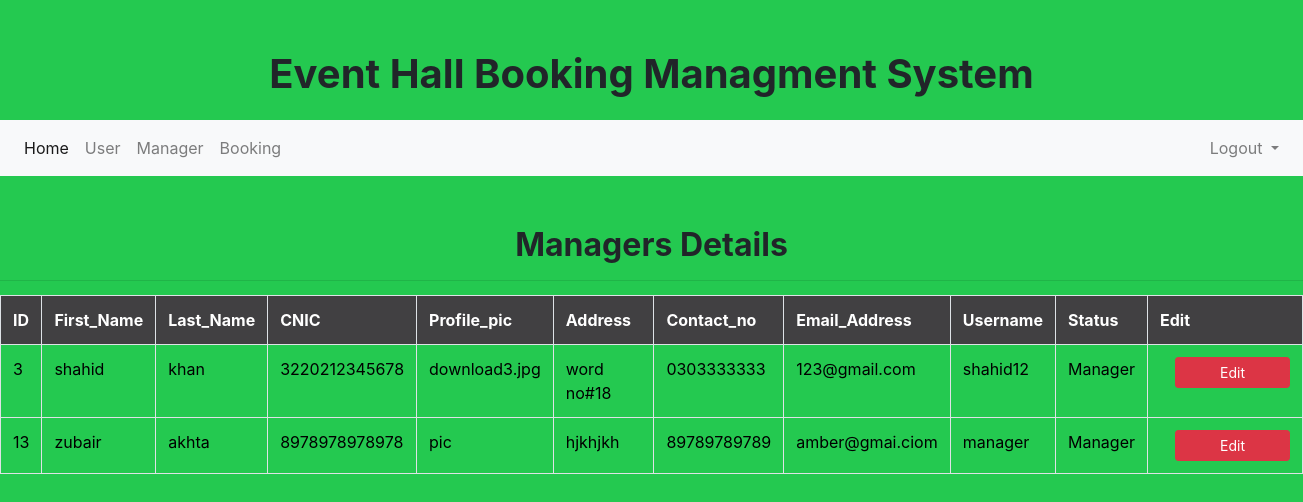
Page /admin/reg_manager.php (signed in) on the committed database.
### tables this page shows
CREATE TABLE `register_tbl` (
  `ID` int(11) NOT NULL,
  `F_name` varchar(255) NOT NULL,
  `L_name` varchar(255) NOT NULL,
  `Cnic` varchar(255) NOT NULL,
  `Profile_pic` varchar(255) NOT NULL,
  `Address` varchar(255) NOT NULL,
  `Contact_no` varchar(255) NOT NULL,
  `Email_address` varchar(255) NOT NULL,
  `Username` varchar(255) NOT NULL,
  `Password` varchar(255) NOT NULL,
  `Status` varchar(255) NOT NULL
);

### admin/reg_manager.php (the view, shortened to what this page needs)
<?php
if (empty($_SESSION['uID'])) {
  echo '<script language="javascript">';
  echo 'alert("Please login to continue")';
  echo '</script>';
  echo "<script>location.replace('../login.php')</script>";
}else{
include ('adminHeader.php');
?>
<!DOCTYPE html>
<html>
<body>
  <div class="main_container">
   <h2 class="heading">Managers Details</h2>
   <hr>
    <div class="standardTable" style="margin-top:-50px; ">
      <table class="table table-bordered ">
            <tr>
                <th scope="col">ID</th>
                <th scope="col">First_Name</th>
                <th scope="col">Last_Name</th>
                <th scope="col">CNIC</th>
                <th scope="col">Profile_pic</th>
                <th scope="col">Address</th>
                <th scope="col">Contact_no</th>
                <th scope="col">Email_Address</th>
                <th scope="col">Username</th>
                <th scope="col">Status</th>
                <th scope="col">Edit</th>
            </tr>
        <?php
          $status = "User";
          $qry = "SELECT * FROM register_tbl WHERE Status != '$status' AND  Status != 'Admin'";
          $run = mysqli_query($conn,$qry);
          while ($row = mysqli_fetch_array($run))
          {
        ?>
            <tr>
                <td><?php echo $row ['ID']; ?></td>
                <td><?php echo $row ['F_name']; ?></td>
                <td><?php echo $row ['L_name']; ?></td>
                <td><?php echo $row ['Cnic']; ?></td>
                <td><?php echo $row ['Profile_pic']; ?></td>
                <td><?php echo $row ['Address']; ?></td>
                <td><?php echo $row ['Contact_no']; ?></td>
                <td><?php echo $row ['Email_address']; ?></td>
                <td><?php echo $row ['Username']; ?></td>
                <td><?php echo $row ['Status']; ?></td>
                <td><a class="btn btn-danger btn-sm" href="edit_user_record.php?edit=<?php echo $row ['ID']; ?>">Edit</a></td>
            </tr>
        <?php
          echo "<br>";
          }
        ?>
        </table>
    </div>
  </div>
</body>
</html>
<?php
}
?>

### rows in the picture
register_tbl: ID "3", F_name "shahid", L_name "khan", Cnic "3220212345678", Profile_pic "download3.jpg", Address "word no#18", Contact_no "0303333333", Email_address "123@gmail.com", Username "shahid12", Status "Manager"
register_tbl: ID "13", F_name "zubair", L_name "akhta", Cnic "8978978978978", Profile_pic "pic", Address "hjkhjkh", Contact_no "89789789789", Email_address "amber@gmai.ciom", Username "manager", Status "Manager"
